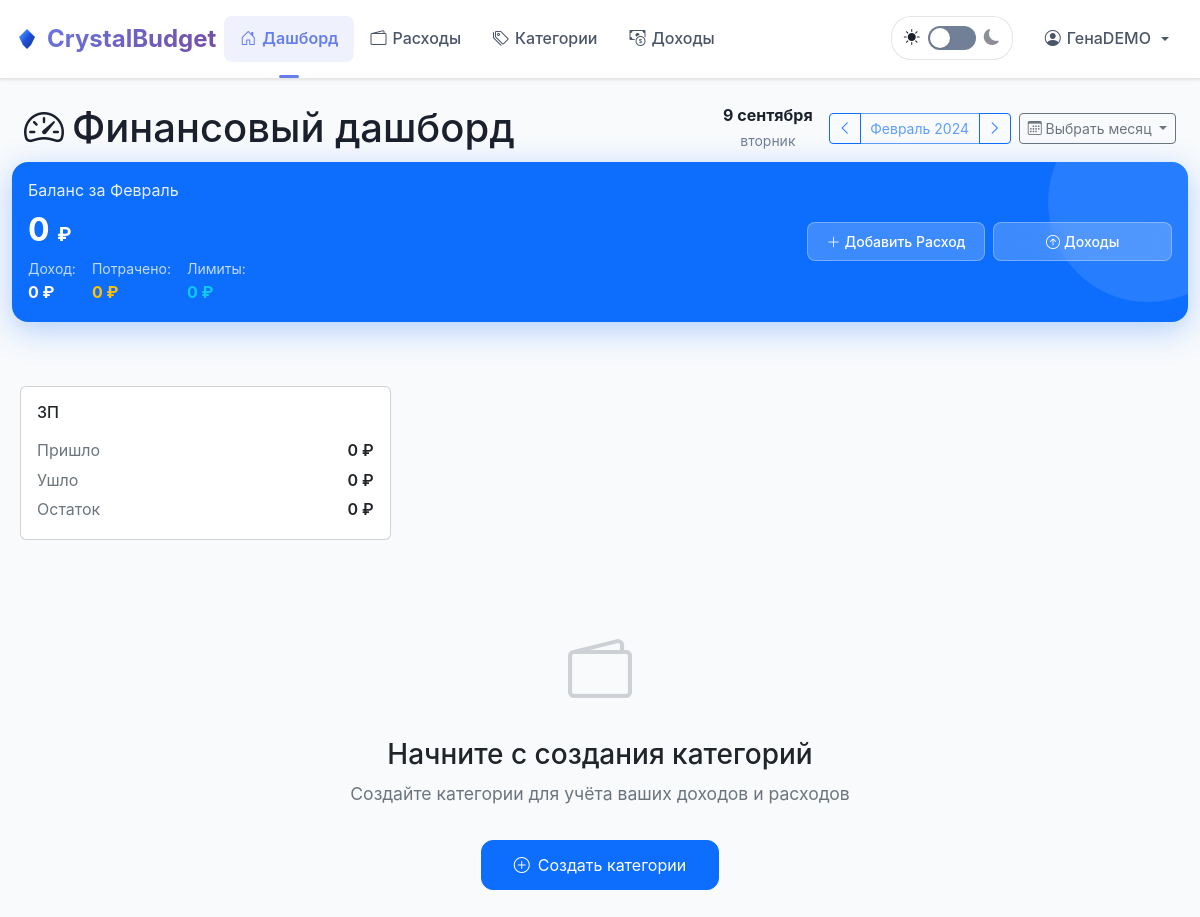
The app's page /dashboard?month=2024-02 (signed in) with its own data.
### tables this page shows
CREATE TABLE income_sources (
            id INTEGER PRIMARY KEY AUTOINCREMENT,
            name TEXT NOT NULL,
            is_default BOOLEAN DEFAULT 0,
            user_id INTEGER NOT NULL,
            created_at TIMESTAMP DEFAULT CURRENT_TIMESTAMP,
            FOREIGN KEY (user_id) REFERENCES users (id) ON DELETE CASCADE
        );

### app.py (the view, shortened to what this page needs)
@app.route("/dashboard")
@login_required
def dashboard():
    month = request.args.get("month") or datetime.now().strftime("%Y-%m")
    conn = get_db()
    uid = session["user_id"]
    try:
        current_date = datetime.strptime(month, "%Y-%m")
        prev_month = (current_date.replace(day=1) - timedelta(days=1)).strftime("%Y-%m")
        next_month = (current_date.replace(day=28) + timedelta(days=4)).replace(day=1).strftime("%Y-%m")
        current_month_name = current_date.strftime("%B %Y")
        month_names_ru = {
            "January": "Январь", "February": "Февраль", "March": "Март", "April": "Апрель",
            "May": "Май", "June": "Июнь", "July": "Июль", "August": "Август",
            "September": "Сентябрь", "October": "Октябрь", "November": "Ноябрь", "December": "Декабрь"
        }
        eng_month_name = current_date.strftime("%B")
        current_month_name = f"{month_names_ru.get(eng_month_name, eng_month_name)} {current_date.year}"
        month_names = ["Январь", "Февраль", "Март", "Апрель", "Май", "Июнь",
                       "Июль", "Август", "Сентябрь", "Октябрь", "Ноябрь", "Декабрь"]
    except ValueError:
        month = datetime.now().strftime("%Y-%m")
        current_date = datetime.now()
        prev_month = (current_date.replace(day=1) - timedelta(days=1)).strftime("%Y-%m")
        next_month = (current_date.replace(day=28) + timedelta(days=4)).replace(day=1).strftime("%Y-%m")
        current_month_name = "Текущий месяц"
        month_names = ["Январь", "Февраль", "Март", "Апрель", "Май", "Июнь",
                       "Июль", "Август", "Сентябрь", "Октябрь", "Ноябрь", "Декабрь"]
    categories = conn.execute(
        "SELECT * FROM categories WHERE user_id=? ORDER BY name", (uid,)
    ).fetchall()
    income_sum = conn.execute(
        """
        SELECT COALESCE(SUM(amount), 0)
        FROM income_daily
        WHERE user_id = ? AND strftime('%Y-%m', date) = ?
        """,
        (uid, month),
    ).fetchone()[0]
    expenses_rows = conn.execute(
        """
        SELECT e.id, e.date, e.amount, e.note, c.name as category_name
        FROM expenses e
        JOIN categories c ON c.id = e.category_id
        WHERE e.user_id = ? AND e.month = ?
        ORDER BY e.date DESC, e.id DESC
        """,
        (uid, month),
    ).fetchall()
    spent_by_cat = conn.execute(
        """
        SELECT c.id, c.name, COALESCE(SUM(e.amount), 0) as spent
        FROM categories c
        LEFT JOIN expenses e ON e.category_id = c.id AND e.user_id = c.user_id AND e.month = ?
        WHERE c.user_id = ?
        GROUP BY c.id, c.name
        """,
        (month, uid),
    ).fetchall()
    rule_rows = conn.execute(
        "SELECT category_id, source_id FROM source_category_rules WHERE user_id=?",
        (uid,),
    ).fetchall()
    rule_map = {r["category_id"]: r["source_id"] for r in rule_rows}
    sources = conn.execute(
        "SELECT id, name FROM income_sources WHERE user_id=? ORDER BY name", (uid,)
    ).fetchall()
    income_by_source = {
        s["id"]: conn.execute(
            """
            SELECT COALESCE(SUM(amount),0) FROM income_daily
            WHERE user_id=? AND source_id=? AND strftime('%Y-%m', date)=?
            """,
            (uid, s["id"], month),
        ).fetchone()[0]
        for s in sources
    }
    limits = conn.execute(
        "SELECT id, name, limit_type, value FROM categories WHERE user_id=?",
        (uid,),
    ).fetchall()
    data = []
    expense_by_source = {s["id"]: 0.0 for s in sources}
    limits_by_source = {s["id"]: 0.0 for s in sources}
    source_balances = []
    for s in sources:
        sid = s["id"]
        inc = float(income_by_source.get(sid, 0.0))
        sp = float(expense_by_source.get(sid, 0.0))
        limits_total = float(limits_by_source.get(sid, 0.0))
        remaining_after_limits = inc - limits_total  # остается после всех запланированных лимитов
        source_balances.append(
            dict(source_id=sid, source_name=s["name"], income=inc, spent=sp,
                 rest=inc - sp, limits_total=limits_total, remaining_after_limits=remaining_after_limits)
        )
    conn.close()
    today = datetime.now().strftime("%Y-%m-%d")
    return render_template(
        "dashboard.html",
        categories=categories,
        expenses=expenses_rows,
        budget_data=data,
        income=income_sum,
        current_month=month,
        current_month_name=current_month_name,
        prev_month=prev_month,
        next_month=next_month,
        month_names=month_names,
        today=today,
        source_balances=source_balances,
        sources=sources,
    )

### templates/dashboard.html (shortened to what this page needs)
{% extends "base.html" %}
{% block content %}
<div class="row align-items-center justify-content-between header-row mb-4">
  <div class="col-auto">
    <h1 class="m-0 d-flex align-items-center gap-2">
      <i class="bi bi-speedometer2"></i> Финансовый дашборд
    </h1>
  </div>
  <div class="col-12 col-md-auto">
    <div class="d-flex align-items-center justify-content-between flex-wrap gap-3">
      <div class="text-center">
        <div class="fw-bold text-primary" id="current-date-display"></div>
        <small class="text-muted" id="current-day-display"></small>
      </div>
      <div class="d-flex align-items-center gap-2">
        <div class="btn-group" role="group">
          <a href="?month={{ prev_month }}" class="btn btn-outline-primary btn-sm">
            <i class="bi bi-chevron-left"></i>
          </a>
          <span class="btn btn-outline-primary btn-sm disabled d-none d-sm-inline" style="min-width: 120px;">
            {{ current_month_name }}
          </span>
          <a href="?month={{ next_month }}" class="btn btn-outline-primary btn-sm">
            <i class="bi bi-chevron-right"></i>
          </a>
        </div>
        <div class="dropdown">
          <button class="btn btn-sm btn-outline-secondary dropdown-toggle" type="button" data-bs-toggle="dropdown">
            <span class="d-none d-md-inline"><i class="bi bi-calendar3"></i> Выбрать месяц</span>
          </button>
      </div>
    </div>
  </div>
</div>
<div class="balance-hero p-3 mb-4">
  <div class="row align-items-center">
    <div class="col-md-8">
      <div class="balance-label">Баланс за {{ current_month_name.split()[0] }}</div>
      {% set total_spent = budget_data|map(attribute='spent')|sum %}
      <h2 class="balance-amount mb-2">{{ (income - total_spent)|format_amount }} <small style="font-size:0.6em">₽</small></h2>
      <div class="d-flex gap-3 flex-wrap">
        <div>
          <small class="d-block opacity-75">Доход:</small>
          <strong>{{ income|format_amount }} ₽</strong>
        </div>
        <div>
          <small class="d-block opacity-75">Потрачено:</small>
          <strong class="text-warning">{{ total_spent|format_amount }} ₽</strong>
        </div>
        <div class="d-none d-md-block">
          <small class="d-block opacity-75">Лимиты:</small>
          <strong class="text-info">{{ budget_data|map(attribute='limit')|sum|format_amount }} ₽</strong>
        </div>
      </div>
    </div>
    <div class="col-md-4 text-md-end mt-3 mt-md-0">
      <div class="balance-actions">
        <button type="button" class="btn btn-balance" data-bs-toggle="modal" data-bs-target="#expenseModal">
          <i class="bi bi-plus-lg me-1"></i><span class="d-none d-lg-inline">Добавить </span>Расход
        </button>
        <button type="button" class="btn btn-balance" data-bs-toggle="modal" data-bs-target="#incomeModal">
          <i class="bi bi-arrow-up-circle me-1"></i>Доходы
        </button>
      </div>
    </div>
  </div>
</div>
{% if source_balances and source_balances|length > 0 %}
<div class="row g-3 mb-4">
  {% for s in source_balances %}
  <div class="col-12 col-sm-6 col-lg-4">
    <div class="card source-card">
      <div class="card-body">
        <h6 class="mb-3">{{ s.source_name }}</h6>
        <div class="d-flex justify-content-between mb-1"><span class="k">Пришло</span><span class="v currency">{{ s.income|format_amount }} <span class="currency-display">{{ currency_symbol|default("₽") }}</span></span></div>
        <div class="d-flex justify-content-between mb-1"><span class="k">Ушло</span><span class="v currency">{{ s.spent|format_amount }} <span class="currency-display">{{ currency_symbol|default("₽") }}</span></span></div>
        <div class="d-flex justify-content-between">
          <span class="k">Остаток</span>
          <span class="v currency {% if s.rest < 0 %}text-danger{% endif %}">{{ s.rest|format_amount }} <span class="currency-display">{{ currency_symbol|default("₽") }}</span></span>
        </div>
      </div>
    </div>
  </div>
  {% endfor %}
</div>
{% endif %}
{% if budget_data %}
<div class="d-md-none mb-4">
  <h5 class="mb-3">Категории ({{ budget_data|length }})</h5>
  <div class="row g-3">
    {% for item in budget_data %}
      {% set progress_percent = (item.limit > 0 and (item.spent / item.limit * 100) or 0) | round(1) %}
      {% set rest = item.limit - item.spent %}
      {% set color_class = 'success' if progress_percent < 50 else ('warning' if progress_percent < 80 else 'danger') %}
      <div class="col-12">
        <div class="card category-card">
          <div class="category-color bg-{{ color_class }}"></div>
          <div class="card-body">
            <div class="d-flex align-items-center">
              <div class="category-icon bg-{{ color_class }}-subtle text-{{ color_class }}">
                <i class="bi bi-tag"></i>
              </div>
              <div class="flex-grow-1">
                <h6 class="mb-1 fw-bold">{{ item.category_name }}</h6>
                <div class="d-flex justify-content-between align-items-center">
                  <span class="text-muted small">{{ item.spent|format_amount }} / {{ item.limit|format_amount }} ₽</span>
                  <span class="badge bg-{{ color_class }}-subtle text-{{ color_class }}">{{ progress_percent }}%</span>
                </div>
              </div>
              <div class="progress-circle-wrapper">
                <svg class="progress-ring" viewBox="0 0 84 84">
                  <circle class="bg" cx="42" cy="42" r="40"></circle>
                  <circle class="progress progress-{{ color_class }}" cx="42" cy="42" r="40"
                          style="stroke-dashoffset: {{ 251.3 * (1 - progress_percent / 100) }}"></circle>
                </svg>
                <div class="progress-circle-text">{{ progress_percent }}%</div>
              </div>
            </div>
            <div class="category-stats">
              <div>
                <small class="text-muted">Осталось:</small>
                <div class="fw-semibold {{ 'text-danger' if rest < 0 else 'text-success' }}">{{ rest|format_amount }} ₽</div>
              </div>
              {% if item.source_name %}
              <div class="text-end">
                <small class="text-muted">Источник:</small>
                <div class="text-primary small fw-semibold">{{ item.source_name }}</div>
              </div>
              {% endif %}
            </div>
          </div>
        </div>
      </div>
    {% endfor %}
  </div>
</div>
<div class="d-none d-md-block modern-card">
  <div class="card-body table-wrap">
    <table class="table-modern w-100" id="categoriesTable">
      <thead>
        <tr>
          <th class="sortable" data-sort="category">
            Категория <i class="bi bi-arrow-down-up ms-1 sort-icon"></i>
          </th>
          <th class="text-end sortable hide-mobile" data-sort="limit">
            Лимит <i class="bi bi-arrow-down-up ms-1 sort-icon"></i>
          </th>
          <th class="text-end sortable" data-sort="spent">
            <span class="d-none d-md-inline">Потрачено</span>
            <span class="d-md-none">Трат</span>
            <i class="bi bi-arrow-down-up ms-1 sort-icon"></i>
          </th>
          <th class="sortable hide-mobile" data-sort="progress" style="min-width:200px">
            Прогресс <i class="bi bi-arrow-down-up ms-1 sort-icon"></i>
          </th>
          <th class="text-end sortable" data-sort="remaining">
            <span class="d-none d-md-inline">Остаток</span>
            <span class="d-md-none">Ост</span>
            <i class="bi bi-arrow-down-up ms-1 sort-icon"></i>
          </th>
          <th class="text-end sortable mobile-compact" data-sort="source">
            <span class="d-none d-md-inline">Источник дохода</span>
            <span class="d-md-none">Источник</span>
            <i class="bi bi-arrow-down-up ms-1 sort-icon"></i>
          </th>
        </tr>
      </thead>
      <tbody>
        {% for item in budget_data %}
          {% set progress_percent = (item.limit > 0 and (item.spent / item.limit * 100) or 0) | round(1) %}
          {% set rest = item.limit - item.spent %}
          {% set status_order = 3 if item.spent > item.limit else (2 if item.limit > 0 and (item.spent / item.limit) > 0.8 else 1) %}
          <tr data-category="{{ item.category_name }}"
              data-limit="{{ item.limit }}"
              data-spent="{{ item.spent }}"
              data-progress="{{ progress_percent }}"
              data-remaining="{{ rest }}"
              data-status="{{ status_order }}"
              data-source="{{ item.source_name or 'Не привязано' }}">
            <td class="cell-title">
              {{ item.category_name }}
              <div class="d-md-none small text-muted mt-1">
                Лимит: {{ item.limit|format_amount }} {{ currency_symbol|default("₽") }}
              </div>
            </td>
            <td class="text-end currency hide-mobile">{{ item.limit|format_amount }} <span class="currency-display">{{ currency_symbol|default("₽") }}</span></td>
            <td class="text-end currency {{ 'text-danger' if item.spent > item.limit else '' }}">
              {{ item.spent|format_amount }} <span class="currency-display">{{ currency_symbol|default("₽") }}</span>
              <div class="d-md-none mt-1">
                <div class="progress" style="height: 6px;">
                  <div class="progress-bar {% if progress_percent < 50 %}bg-success{% elif progress_percent < 80 %}bg-warning{% else %}bg-danger{% endif %}"
                       role="progressbar"
                       style="width: {{ [progress_percent, 100] | min }}%;">
                  </div>
                </div>
                <small class="text-muted">{{ progress_percent }}%</small>
              </div>
            </td>
            <td class="hide-mobile">
              <div class="d-flex align-items-center gap-2">
                <div class="flex-grow-1">
                  <div class="progress">
                    <div class="progress-bar {% if progress_percent < 50 %}bg-success{% elif progress_percent < 80 %}bg-warning{% else %}bg-danger{% endif %}"
                         role="progressbar"
                         style="width: {{ [progress_percent, 100] | min }}%;">
                    </div>
                  </div>
                </div>
                <small class="text-muted" style="width:48px;text-align:right;">{{ progress_percent }}%</small>
              </div>
            </td>
            <td class="text-end currency {{ 'text-danger' if rest < 0 else 'text-success' }}">{{ rest|format_amount }} <span class="currency-display">{{ currency_symbol|default("₽") }}</span></td>
            <td class="text-end mobile-compact">
              {% if item.source_name %}
                <span class="d-none d-md-inline text-primary small">{{ item.source_name }}</span>
                <span class="d-md-none text-primary small">{{ item.source_name[:8] }}{{ '...' if item.source_name|length > 8 else '' }}</span>
              {% else %}
                <span class="text-muted small">
                  <span class="d-none d-md-inline">Не привязано</span>
                  <span class="d-md-none">—</span>
                </span>
              {% endif %}
            </td>
          </tr>
        {% endfor %}
      </tbody>
    </table>
  </div>
</div>
{% else %}
<div class="empty-state">
  <div class="empty-state-icon">
    <i class="bi bi-wallet2"></i>
  </div>
  <h3>Начните с создания категорий</h3>
  <p>Создайте категории для учёта ваших доходов и расходов</p>
  <a href="{{ url_for('categories') }}" class="btn btn-primary btn-lg">
    <i class="bi bi-plus-circle me-2"></i>Создать категории
  </a>
</div>
{% endif %}
{% endblock %}

### records on screen
income_sources: source_name "ЗП", income "0", currency_symbol "₽", spent "0", rest "0"

### other values on screen
{{ session.name or session.email }} "ГенаDEMO"
{{ current_month_name }} "Февраль 2024"
{{ current_month_name.split()[0] }} "Февраль"
{{ (income - total_spent)|format_amount }} "0"
{{ income|format_amount }} "0"
{{ total_spent|format_amount }} "0"
{{ budget_data|map(attribute='limit')|sum|format_amount }} "0"
